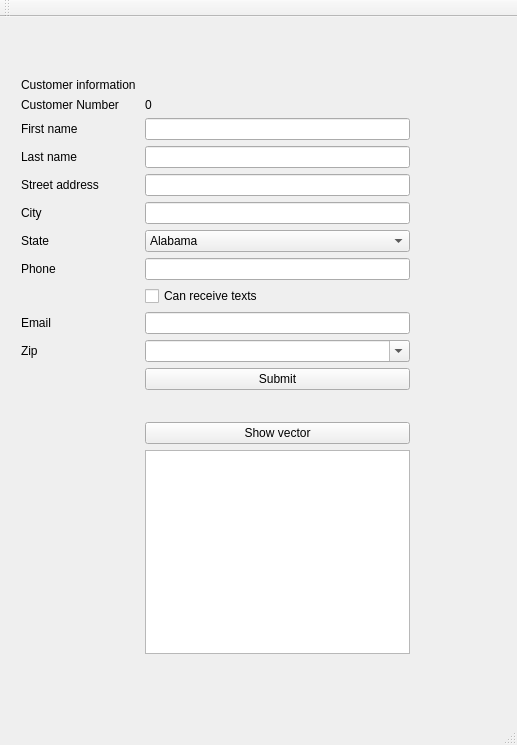
<?xml version="1.0" encoding="UTF-8"?>
<ui version="4.0">
 <class>MainWindow</class>
 <widget class="QMainWindow" name="MainWindow">
  <property name="geometry">
   <rect>
    <x>0</x>
    <y>0</y>
    <width>517</width>
    <height>745</height>
   </rect>
  </property>
  <property name="windowTitle">
   <string>MainWindow</string>
  </property>
  <widget class="QWidget" name="centralWidget">
   <widget class="QWidget" name="formLayoutWidget">
    <property name="geometry">
     <rect>
      <x>10</x>
      <y>50</y>
      <width>411</width>
      <height>598</height>
     </rect>
    </property>
    <layout class="QFormLayout" name="formLayout">
     <property name="fieldGrowthPolicy">
      <enum>QFormLayout::AllNonFixedFieldsGrow</enum>
     </property>
     <item row="4" column="0">
      <widget class="QLabel" name="label">
       <property name="text">
        <string>Customer information </string>
       </property>
      </widget>
     </item>
     <item row="5" column="0">
      <widget class="QLabel" name="label_2">
       <property name="text">
        <string>Customer Number</string>
       </property>
      </widget>
     </item>
     <item row="7" column="0">
      <widget class="QLabel" name="label_3">
       <property name="text">
        <string>First name</string>
       </property>
      </widget>
     </item>
     <item row="7" column="1">
      <widget class="QLineEdit" name="lineEdit"/>
     </item>
     <item row="8" column="0">
      <widget class="QLabel" name="label_4">
       <property name="text">
        <string>Last name</string>
       </property>
      </widget>
     </item>
     <item row="8" column="1">
      <widget class="QLineEdit" name="lineEdit_2"/>
     </item>
     <item row="9" column="0">
      <widget class="QLabel" name="label_5">
       <property name="text">
        <string>Street address</string>
       </property>
      </widget>
     </item>
     <item row="9" column="1">
      <widget class="QLineEdit" name="lineEdit_3"/>
     </item>
     <item row="10" column="0">
      <widget class="QLabel" name="label_6">
       <property name="text">
        <string>City</string>
       </property>
      </widget>
     </item>
     <item row="10" column="1">
      <widget class="QLineEdit" name="lineEdit_4"/>
     </item>
     <item row="11" column="0">
      <widget class="QLabel" name="label_7">
       <property name="text">
        <string>State</string>
       </property>
      </widget>
     </item>
     <item row="11" column="1">
      <widget class="QComboBox" name="comboBox">
       <property name="enabled">
        <bool>true</bool>
       </property>
       <property name="editable">
        <bool>false</bool>
       </property>
       <item>
        <property name="text">
         <string>Alabama</string>
        </property>
       </item>
       <item>
        <property name="text">
         <string>Alaska</string>
        </property>
       </item>
       <item>
        <property name="text">
         <string>Arizona</string>
        </property>
       </item>
       <item>
        <property name="text">
         <string>Arkansas</string>
        </property>
       </item>
       <item>
        <property name="text">
         <string>California</string>
        </property>
       </item>
       <item>
        <property name="text">
         <string>Colorado</string>
        </property>
       </item>
       <item>
        <property name="text">
         <string>Connecticut</string>
        </property>
       </item>
       <item>
        <property name="text">
         <string>Deleware</string>
        </property>
       </item>
       <item>
        <property name="text">
         <string>Florida</string>
        </property>
       </item>
       <item>
        <property name="text">
         <string>Georgia</string>
        </property>
       </item>
       <item>
        <property name="text">
         <string>Hawaii</string>
        </property>
       </item>
       <item>
        <property name="text">
         <string>Idaho</string>
        </property>
       </item>
       <item>
        <property name="text">
         <string>Illinois</string>
        </property>
       </item>
       <item>
        <property name="text">
         <string>Indiana</string>
        </property>
       </item>
       <item>
        <property name="text">
         <string>Iowa</string>
        </property>
       </item>
       <item>
        <property name="text">
         <string>Kansas</string>
        </property>
       </item>
       <item>
        <property name="text">
         <string>Kentucky</string>
        </property>
       </item>
       <item>
        <property name="text">
         <string>Louisiana</string>
        </property>
       </item>
       <item>
        <property name="text">
         <string>Maine</string>
        </property>
       </item>
       <item>
        <property name="text">
         <string>Maryland</string>
        </property>
       </item>
       <item>
        <property name="text">
         <string>Massachusetts</string>
        </property>
       </item>
       <item>
        <property name="text">
         <string>Michigan</string>
        </property>
       </item>
       <item>
        <property name="text">
         <string>Minnesota</string>
        </property>
       </item>
       <item>
        <property name="text">
         <string>Mississippi</string>
        </property>
       </item>
       <item>
        <property name="text">
         <string>Missouri</string>
        </property>
       </item>
       <item>
        <property name="text">
         <string>Montana</string>
        </property>
       </item>
       <item>
        <property name="text">
         <string>Nebraska</string>
        </property>
       </item>
       <item>
        <property name="text">
         <string>Nevada</string>
        </property>
       </item>
       <item>
        <property name="text">
         <string>New Hampshire</string>
        </property>
       </item>
       <item>
        <property name="text">
         <string>New Jersey</string>
        </property>
       </item>
       <item>
        <property name="text">
         <string>New Mexico</string>
        </property>
       </item>
       <item>
        <property name="text">
         <string>New York</string>
        </property>
       </item>
       <item>
        <property name="text">
         <string>North Carolina</string>
        </property>
       </item>
       <item>
        <property name="text">
         <string>North Dakota</string>
        </property>
       </item>
       <item>
        <property name="text">
         <string>Ohio</string>
        </property>
       </item>
       <item>
        <property name="text">
         <string>Oklahoma</string>
        </property>
       </item>
       <item>
        <property name="text">
         <string>Oregon</string>
        </property>
       </item>
       <item>
        <property name="text">
         <string>Pennsylvania</string>
        </property>
       </item>
       <item>
        <property name="text">
         <string>Rhode Island</string>
        </property>
       </item>
       <item>
        <property name="text">
         <string>South Carolina</string>
        </property>
       </item>
       <item>
        <property name="text">
         <string>South Dakota</string>
        </property>
       </item>
       <item>
        <property name="text">
         <string>Tennessee</string>
        </property>
       </item>
       <item>
        <property name="text">
         <string>Texas</string>
        </property>
       </item>
       <item>
        <property name="text">
         <string>Utah</string>
        </property>
       </item>
       <item>
        <property name="text">
         <string>Vermont</string>
        </property>
       </item>
       <item>
        <property name="text">
         <string>Virginia</string>
        </property>
       </item>
       <item>
        <property name="text">
         <string>Washington</string>
        </property>
       </item>
       <item>
        <property name="text">
         <string>West Virginia</string>
        </property>
       </item>
       <item>
        <property name="text">
         <string>Wisconsin</string>
        </property>
       </item>
       <item>
        <property name="text">
         <string>Wyoming</string>
        </property>
       </item>
      </widget>
     </item>
     <item row="12" column="0">
      <widget class="QLabel" name="label_8">
       <property name="text">
        <string>Phone</string>
       </property>
      </widget>
     </item>
     <item row="12" column="1">
      <widget class="QLineEdit" name="lineEdit_6"/>
     </item>
     <item row="13" column="1">
      <widget class="QCheckBox" name="checkBox">
       <property name="text">
        <string>Can receive texts</string>
       </property>
      </widget>
     </item>
     <item row="14" column="0">
      <widget class="QLabel" name="label_9">
       <property name="text">
        <string>Email</string>
       </property>
      </widget>
     </item>
     <item row="14" column="1">
      <widget class="QLineEdit" name="lineEdit_7"/>
     </item>
     <item row="15" column="0">
      <widget class="QLabel" name="label_11">
       <property name="text">
        <string>Zip</string>
       </property>
      </widget>
     </item>
     <item row="15" column="1">
      <widget class="QComboBox" name="comboBox_2">
       <property name="editable">
        <bool>true</bool>
       </property>
      </widget>
     </item>
     <item row="16" column="1">
      <widget class="QPushButton" name="pushButton">
       <property name="text">
        <string>Submit</string>
       </property>
      </widget>
     </item>
     <item row="19" column="1">
      <widget class="QTextEdit" name="textEdit"/>
     </item>
     <item row="5" column="1">
      <widget class="QLabel" name="label_10">
       <property name="text">
        <string>0</string>
       </property>
      </widget>
     </item>
     <item row="17" column="1">
      <spacer name="horizontalSpacer">
       <property name="orientation">
        <enum>Qt::Horizontal</enum>
       </property>
       <property name="sizeHint" stdset="0">
        <size>
         <width>40</width>
         <height>20</height>
        </size>
       </property>
      </spacer>
     </item>
     <item row="18" column="1">
      <widget class="QPushButton" name="pushButton_2">
       <property name="text">
        <string>Show vector</string>
       </property>
      </widget>
     </item>
    </layout>
   </widget>
  </widget>
  <widget class="QMenuBar" name="menuBar">
   <property name="geometry">
    <rect>
     <x>0</x>
     <y>0</y>
     <width>517</width>
     <height>29</height>
    </rect>
   </property>
  </widget>
  <widget class="QToolBar" name="mainToolBar">
   <attribute name="toolBarArea">
    <enum>TopToolBarArea</enum>
   </attribute>
   <attribute name="toolBarBreak">
    <bool>false</bool>
   </attribute>
  </widget>
  <widget class="QStatusBar" name="statusBar"/>
 </widget>
 <layoutdefault spacing="6" margin="11"/>
 <resources/>
 <connections/>
</ui>
